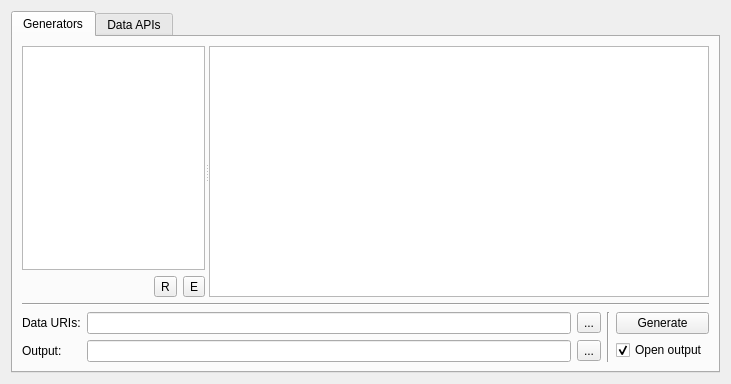
<?xml version="1.0" encoding="UTF-8"?>
<ui version="4.0">
 <class>CoTeToWidgetUI</class>
 <widget class="QWidget" name="CoTeToWidgetUI">
  <property name="geometry">
   <rect>
    <x>0</x>
    <y>0</y>
    <width>731</width>
    <height>384</height>
   </rect>
  </property>
  <property name="windowTitle">
   <string>CoTeTo-GUI</string>
  </property>
  <layout class="QVBoxLayout" name="verticalLayout_5">
   <item>
    <widget class="QTabWidget" name="coTeToMainView">
     <property name="toolTip">
      <string notr="true"/>
     </property>
     <property name="currentIndex">
      <number>0</number>
     </property>
     <widget class="QWidget" name="generatorTab">
      <attribute name="title">
       <string>Generators</string>
      </attribute>
      <layout class="QVBoxLayout" name="verticalLayout_3">
       <item>
        <widget class="QSplitter" name="splitter">
         <property name="orientation">
          <enum>Qt::Horizontal</enum>
         </property>
         <widget class="QWidget" name="layoutWidget">
          <layout class="QVBoxLayout" name="verticalLayout">
           <item>
            <widget class="QListWidget" name="generatorList">
             <property name="sizePolicy">
              <sizepolicy hsizetype="Preferred" vsizetype="Expanding">
               <horstretch>0</horstretch>
               <verstretch>0</verstretch>
              </sizepolicy>
             </property>
             <property name="minimumSize">
              <size>
               <width>100</width>
               <height>0</height>
              </size>
             </property>
            </widget>
           </item>
           <item>
            <layout class="QHBoxLayout" name="horizontalLayout">
             <item>
              <spacer name="horizontalSpacer">
               <property name="orientation">
                <enum>Qt::Horizontal</enum>
               </property>
               <property name="sizeHint" stdset="0">
                <size>
                 <width>40</width>
                 <height>20</height>
                </size>
               </property>
              </spacer>
             </item>
             <item>
              <widget class="QToolButton" name="generatorListReloadButton">
               <property name="toolTip">
                <string notr="true" comment="Refresh list of generators"/>
               </property>
               <property name="text">
                <string>R</string>
               </property>
               <property name="icon">
                <iconset resource="Icons.qrc">
                 <normaloff>:/Icons/Reload-icon.png</normaloff>:/Icons/Reload-icon.png</iconset>
               </property>
              </widget>
             </item>
             <item>
              <widget class="QToolButton" name="generatorExplorerButton">
               <property name="toolTip">
                <string notr="true" comment="Open generator folder in file explorer"/>
               </property>
               <property name="text">
                <string>E</string>
               </property>
               <property name="icon">
                <iconset resource="Icons.qrc">
                 <normaloff>:/Icons/Folder-icon.png</normaloff>:/Icons/Folder-icon.png</iconset>
               </property>
              </widget>
             </item>
            </layout>
           </item>
          </layout>
         </widget>
         <widget class="QTextBrowser" name="generatorView">
          <property name="sizePolicy">
           <sizepolicy hsizetype="Expanding" vsizetype="Expanding">
            <horstretch>0</horstretch>
            <verstretch>0</verstretch>
           </sizepolicy>
          </property>
          <property name="minimumSize">
           <size>
            <width>500</width>
            <height>0</height>
           </size>
          </property>
          <property name="openExternalLinks">
           <bool>false</bool>
          </property>
          <property name="openLinks">
           <bool>false</bool>
          </property>
         </widget>
        </widget>
       </item>
       <item>
        <widget class="Line" name="line">
         <property name="orientation">
          <enum>Qt::Horizontal</enum>
         </property>
        </widget>
       </item>
       <item>
        <layout class="QHBoxLayout" name="horizontalLayout_2">
         <item>
          <layout class="QGridLayout" name="gridLayout">
           <item row="0" column="0">
            <widget class="QLabel" name="label">
             <property name="text">
              <string>Data URIs:</string>
             </property>
            </widget>
           </item>
           <item row="0" column="1">
            <widget class="QLineEdit" name="uriInput"/>
           </item>
           <item row="0" column="2">
            <widget class="QToolButton" name="uriLoadButton">
             <property name="text">
              <string>...</string>
             </property>
            </widget>
           </item>
           <item row="1" column="0">
            <widget class="QLabel" name="label_2">
             <property name="text">
              <string>Output:</string>
             </property>
            </widget>
           </item>
           <item row="1" column="1">
            <widget class="QLineEdit" name="outputInput"/>
           </item>
           <item row="1" column="2">
            <widget class="QToolButton" name="outputLoadButton">
             <property name="text">
              <string>...</string>
             </property>
            </widget>
           </item>
          </layout>
         </item>
         <item>
          <widget class="Line" name="line_2">
           <property name="orientation">
            <enum>Qt::Vertical</enum>
           </property>
          </widget>
         </item>
         <item>
          <layout class="QVBoxLayout" name="verticalLayout_2">
           <item>
            <widget class="QPushButton" name="generateButton">
             <property name="toolTip">
              <string notr="true" comment="Generate output with this generator"/>
             </property>
             <property name="text">
              <string>Generate</string>
             </property>
            </widget>
           </item>
           <item>
            <widget class="QCheckBox" name="openOutputButton">
             <property name="toolTip">
              <string notr="true" comment="Open output in external program"/>
             </property>
             <property name="text">
              <string>Open output</string>
             </property>
             <property name="checked">
              <bool>true</bool>
             </property>
            </widget>
           </item>
          </layout>
         </item>
        </layout>
       </item>
      </layout>
     </widget>
     <widget class="QWidget" name="apiTab">
      <attribute name="title">
       <string>Data APIs</string>
      </attribute>
      <layout class="QVBoxLayout" name="verticalLayout_4">
       <item>
        <widget class="QSplitter" name="splitter_2">
         <property name="orientation">
          <enum>Qt::Horizontal</enum>
         </property>
         <widget class="QListWidget" name="apiList"/>
         <widget class="QTextBrowser" name="apiView">
          <property name="minimumSize">
           <size>
            <width>500</width>
            <height>0</height>
           </size>
          </property>
          <property name="openExternalLinks">
           <bool>false</bool>
          </property>
          <property name="openLinks">
           <bool>false</bool>
          </property>
         </widget>
        </widget>
       </item>
      </layout>
     </widget>
    </widget>
   </item>
  </layout>
 </widget>
 <resources>
  <include location="Icons.qrc"/>
 </resources>
 <connections/>
</ui>
